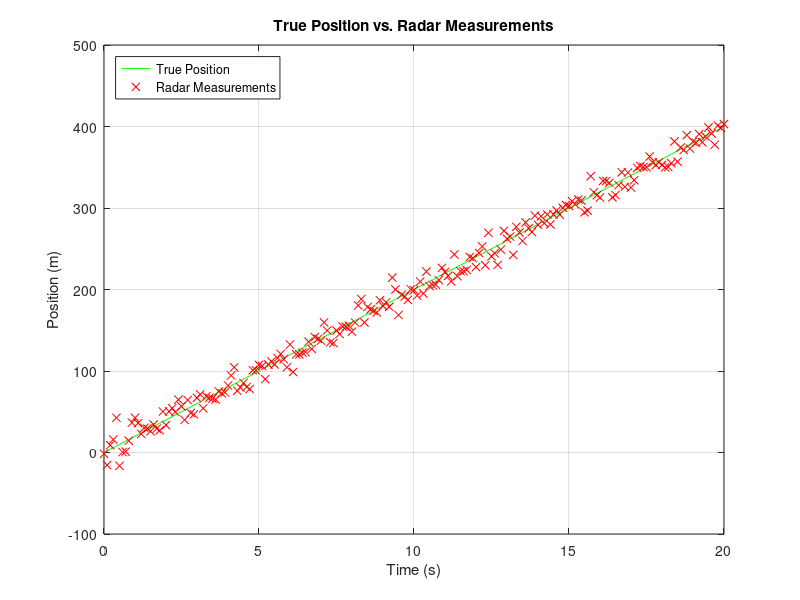
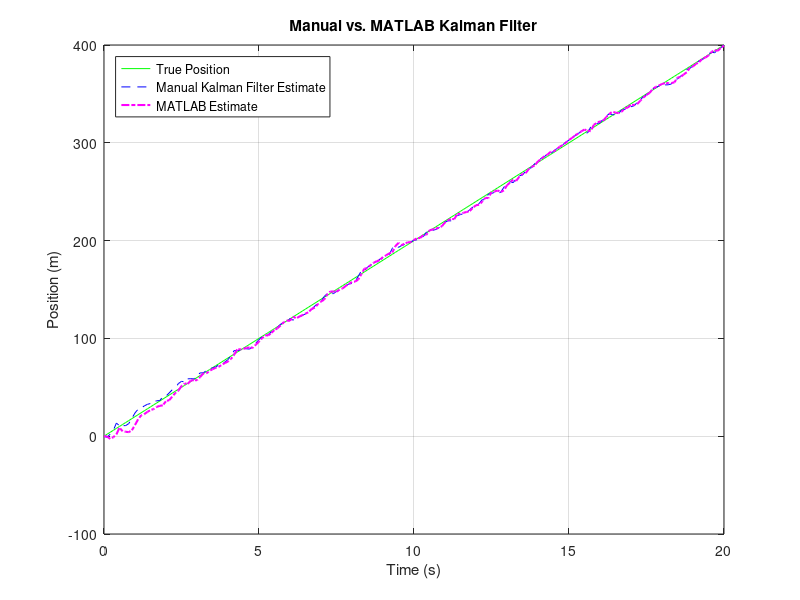
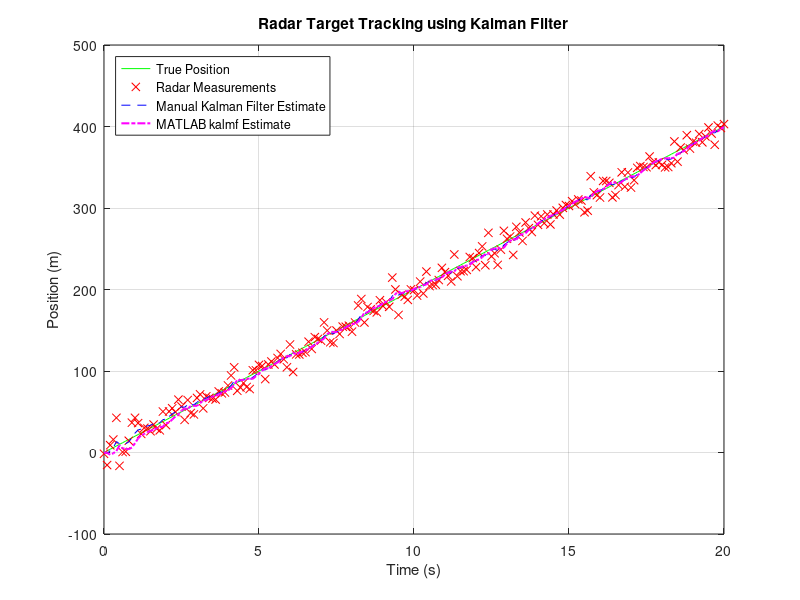

These charts were generated, in order, by the following MATLAB code:
%% Title: Graduate Project 2 (Radar Signal Filtering)
%
% * Objective: The objective of this project is to generate a simple linear
%              motion model and have a kalman filter estimate the true 
%              position based on noisy measurements. A target is being
%              tracked traveling at a constant speed of 20 m/s and is
%              attempting to scramble its position. Acceleration is not 
%              accounted for in the is model, however the acceleration 
%              and deceleration by default contribute to the error 
%              calculated in the Process Noise (Q matrix). Through the use 
%              of a kalman filter, the targets position can located based 
%              on estimation. This serves as a fundamental demonstration of
%              how a kalman filter works to extract the true positon of the
%              target represented by the linear motion model.
%              
% * Name: John Schatzel
% 
% * Date: 4/30/2025
% * Course: ECEN 5830

close all
clc
clear all

%% Data Section
dt = 0.1;         % sampling interval, smaller dt = better filter tracking
t = 0:dt:20;       % timing vector
xi = 0;            % initial position
v = 20;            % 20 m/s constant velocity
sigma = 10;        % standard deviation of measurement noise (refer to R for its relation)

%% Target motion equation and noise addition
% linear motion model w/ const. velocity (represents true trajectory of
% target)
x = xi + v*t;

% simulate radar measurements
z = x + sigma*randn(size(t)); % radar measurement vector

%% State Space Model Definition
% (2 states, 1 output, no inputs)

% State Transition Matrix (n x n)
% position updated by velocity, velocity constant
A = [1 dt; 0 1]; % derived from Kinematics                  

% Control Input Matrix (n x m)
% B = [0; 0]; % no external control input -> [0; 0];
% although we do not have any control input, we still want to inject 
% process noise into the position and velocity so that Q may be calculated!
B = eye(2); % indpendently inject process noise into each state

% State-to-Measurement Matrix (called 'H' for Kalman filtering) (p x n)
C = [1 0]; % only measuring position                        

% Feedthrough Matrix (p x m)
% D = 0; % input has no instantaneous affect on the measurement
D = zeros(1,2); % needed for ss model

% Process Noise Covariance (uncertainty in model dynamics)
% - smaller Q: motion model is accurate
% - larger Q: motion model is uncertain (increase predicted uncertainty)
Q = [1 0; 0 1];

% Measurement Noise Covariance (uncertainty in sensor measurements)
% - smaller R: filter trusts measurements more (believes sensor is accurate)
% - larger R: filter trusts model more (believes that the sensor is noisy)
R = sigma^2;

% measuring position and velocity
% pos = (xi + v*t) + sigma*randn(size(t));
% vel = v*ones(size(t));      % or noisy velocity if available
% z = [pos(:), vel(:)];       % 201-by-2

sys = ss(A, B, C, D, dt);

% Creating Kalman Filter from the Built-In 'kalman' Command
[kalmf, L, P] = kalman(sys, Q, R); % MATLAB generated kalman filter,
% kalmf = Kalman filter system
% L = Kalman Gain (NOT DIRECTLY USED)
% P = Steady-state error covariance

% Simulate kalmf on radar measurements
[y, time, x_kalmf_estimates] = lsim(kalmf, z, t);
% y = sensor reconstruction reading
% time = same timing vector as 't'
% x_kalmf_estimates = internal states at each time step

%% Manual Kalman Filter Implementation
% Initialize state and covariance
X_est = [0; 20];       % Initial position and velocity (STATE VECTOR)
P_est = P;             % Initial covariance estimate, used results from built-in filter to make the comparison fair (STATE COVARIANCE)

% Preallocate for storage
X_estimates = zeros(2, length(t));

% Portion followed example on MathWorks website
% kalman filter loop
for k = 1:length(t)
    % Measurement Update (Correction step)
    K = P_est * C' / (C * P_est * C' + R);    % Kalman Gain
    X_est = X_est + K * (z(k) - C * X_est);   % Corrected state
    P_est = (eye(2) - K * C) * P_est;         % Corrected covariance

    % Store corrected estimate
    X_estimates(:, k) = X_est;

    % Time Update (Prediction step)
    X_est = A * X_est;             % Predict next state
    P_est = A * P_est * A' + Q;    % Predict next covariance
end


%% Plots

% True Position vs. Noisy Measurements
figure
plot(t, x, 'g-', ...
     t, z, 'rx')

legend('True Position', 'Radar Measurements', 'location', 'northwest');
xlabel('Time (s)');
ylabel('Position (m)');
title('True Position vs. Radar Measurements');
grid on;

% Kalman Filter Plots Against True Position
figure;
plot(t, x, 'g-', ...
     t, X_estimates(1,:), 'b--', ...
     t, x_kalmf_estimates(:,1), 'm-.', 'LineWidth', 1.5);
legend('True Position', 'Manual Kalman Filter Estimate', 'MATLAB Estimate', 'location', 'northwest');
xlabel('Time (s)');
ylabel('Position (m)');
title('Manual vs. MATLAB Kalman Filter');
grid on;

% Kalman Filters vs. True Position vs. Noisy Measurements
figure;
plot(t, x, 'g-', ...
     t, z, 'rx', ...
     t, X_estimates(1,:), 'b--', ...
     t, x_kalmf_estimates(:,1), 'm-.', 'LineWidth', 1.5);
legend('True Position', 'Radar Measurements', 'Manual Kalman Filter Estimate', 'MATLAB kalmf Estimate', 'location', 'northwest');
xlabel('Time (s)');
ylabel('Position (m)');
title('Radar Target Tracking using Kalman Filter');
grid on;

%% Kalman Filter Accuracy Checks
% Extract position estimates
man_est   = X_estimates(1,:).';        % Manual KF position (Nx1)
kalmf_est = x_kalmf_estimates(:,1);    % MATLAB kalmf position (Nx1)
truth     = x(:);          % True position (Nx1)

% MAPE: Mean Absolute Percentage Error
% ACC: Accuracy

% Mask out zero values in truth to avoid divide-by-zero in MAPE
mask = truth ~= 0;

% Manual KF metrics
MAPE_manual = mean(abs((man_est(mask) - truth(mask)) ./ truth(mask))) * 100;
ACC_manual  = 100 - MAPE_manual;

% MATLAB kalmf metrics
MAPE_kalmf = mean(abs((kalmf_est(mask) - truth(mask)) ./ truth(mask))) * 100;
ACC_kalmf  = 100 - MAPE_kalmf;

% Print results
fprintf('Manual Kalman Filter: \nMAPE: %.2f%% \nAccuracy: %.2f%%\n', MAPE_manual, ACC_manual);
fprintf('\nMATLAB kalmf Command: \nMAPE: %.2f%% \nAccuracy: %.2f%%\n', MAPE_kalmf, ACC_kalmf);
